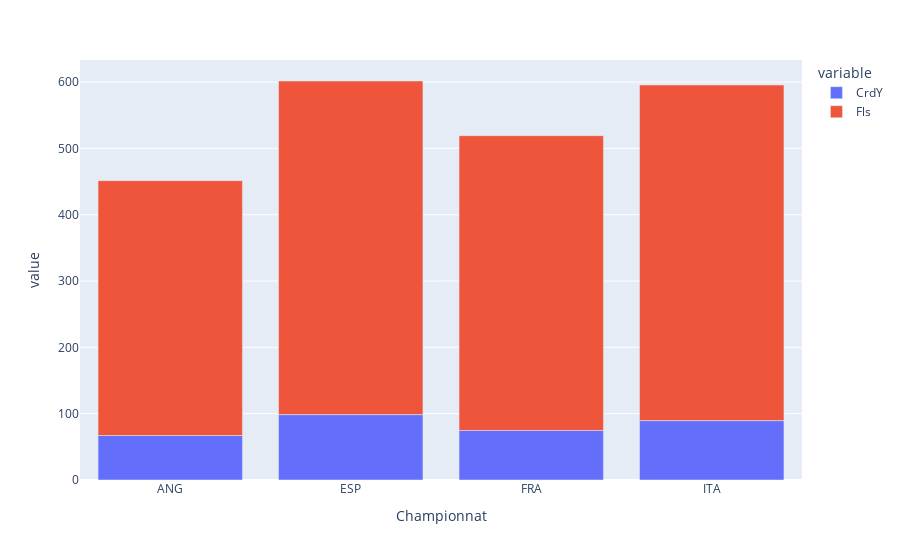

Notebook code cell kept with this figure:
### Code cell
px.bar(df_agg, x="Championnat", y=["CrdY", "Fls"])

### Figure 1 — Plotly figure (JSON) as saved in the notebook; plotly's stock layout.template omitted (floating-point values rounded to 4 significant figures)
{"data": [{"alignmentgroup": "True", "hovertemplate": "variable=CrdY<br>Championnat=%{x}<br>value=%{y}<extra></extra>", "legendgroup": "CrdY", "marker": {"color": "#636efa", "pattern": {"shape": ""}}, "name": "CrdY", "offsetgroup": "CrdY", "orientation": "v", "showlegend": true, "textposition": "auto", "type": "bar", "x": ["ANG", "ESP", "FRA", "ITA"], "xaxis": "x", "y": [67.05, 98.6, 74.75, 89.55], "yaxis": "y"}, {"alignmentgroup": "True", "hovertemplate": "variable=Fls<br>Championnat=%{x}<br>value=%{y}<extra></extra>", "legendgroup": "Fls", "marker": {"color": "#EF553B", "pattern": {"shape": ""}}, "name": "Fls", "offsetgroup": "Fls", "orientation": "v", "showlegend": true, "textposition": "auto", "type": "bar", "x": ["ANG", "ESP", "FRA", "ITA"], "xaxis": "x", "y": [384.4, 503.1, 444.5, 506.1], "yaxis": "y"}], "layout": {"barmode": "relative", "legend": {"title": {"text": "variable"}, "tracegroupgap": 0}, "margin": {"t": 60}, "xaxis": {"anchor": "y", "domain": [0, 1], "title": {"text": "Championnat"}}, "yaxis": {"anchor": "x", "domain": [0, 1], "title": {"text": "value"}}}}
